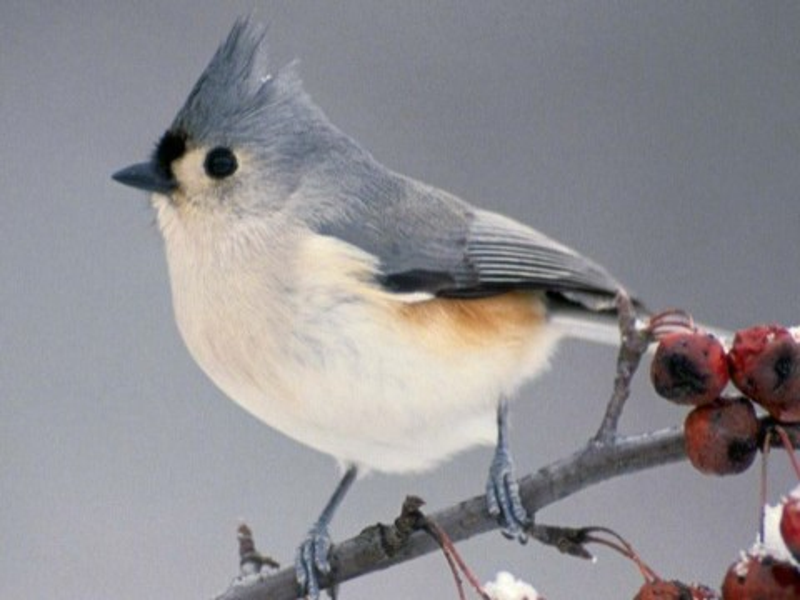
#> input picture session02a/processed/bird.png, 800 x 600 px, given in place of bird.jpg, which was not available
$ python editing.py
#> lines starting #> are read from the running program, lines starting #| are printed output that depends on the picture; pictures that were not available may be replaced by others from this repository, and a replacement may not be noted
import os
from PIL import Image
from PIL import ImageFilter

# load image
img_folder = "C:\\Users\\gumo8029\\PycharmProjects\\session2a-image\\raw"
img_path = os.path.join(img_folder, "bird.jpg")
img = Image.open(img_path)
#> img is the input picture: PIL image 800x600 RGB; mean R, G, B 144.4, 142.5, 146.8
# img.show()

# crop
print(img.size)
#| (800, 600)
print("ho")
print(img.tile)

# coordinates: left up, right low
reg = (0, 100, 200, 300)
reg2 = (20, 120, 220, 320)
img_crop = img.crop(reg)
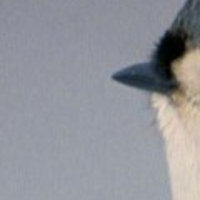
#> img_crop: PIL image 200x200 RGB; mean R, G, B 146.3, 147.6, 154.2
# img_crop.show()

# rotate
img_crop = img_crop.transpose(Image.ROTATE_180)
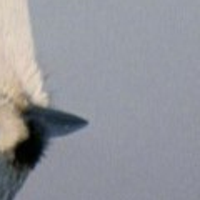
#> img_crop: PIL image 200x200 RGB; mean R, G, B 146.3, 147.6, 154.2
# [7 lines of commented-out code are left out]
width = img.width
#> width = 800
height = img.height
#> height = 600

# center coords
center = (width / 2, height / 2)
#> center = (400, 300)
shortest_side = min([width, height])
#> shortest_side = 600

distance_from_center = shortest_side / 2
#> distance_from_center = 300

left = []
right = []

print(left,right)

for number in center:
    left.append(number - distance_from_center)
    right.append(number + distance_from_center)
#> after the loop, left = [100, 0]; right = [700, 600]

print(left,right)
#| [100.0, 0.0] [700.0, 600.0]
img_square = img.crop((left[0], left[1], right[0], right[1]))
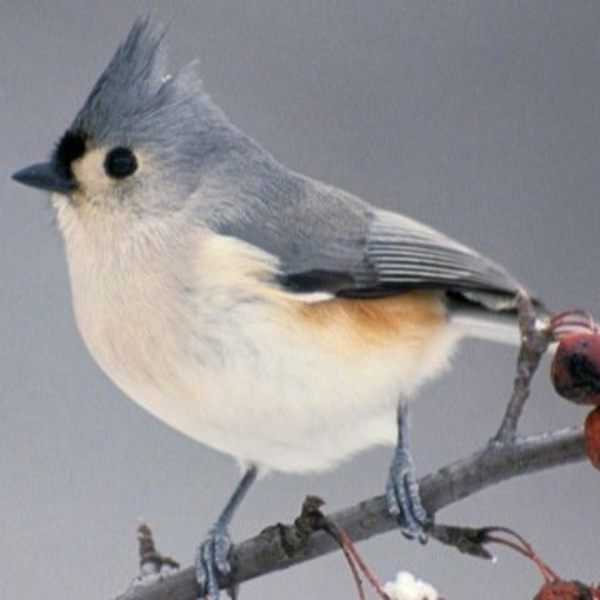
#> img_square: PIL image 600x600 RGB; mean R, G, B 148.1, 146.7, 149.9
# img_square.show()

img_rsz = img_square.resize((100, 100))
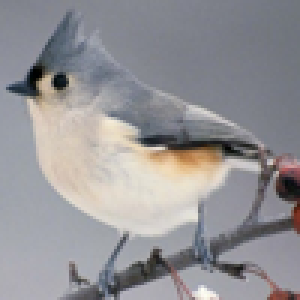
#> img_rsz: PIL image 100x100 RGB (shown 3 times larger); mean R, G, B 148.2, 146.8, 149.9
# img_rsz.show()

# convert to b/w
blw = img.convert("L")
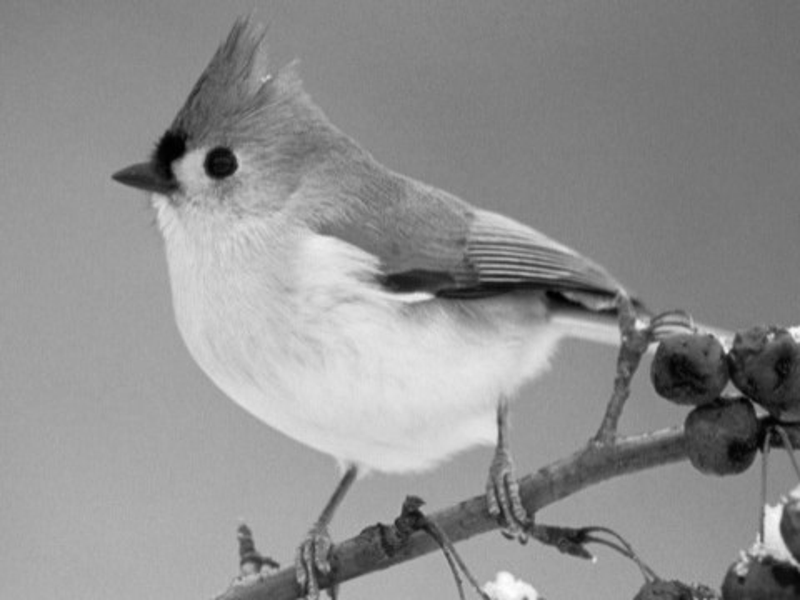
#> blw: PIL image 800x600 L; min 0, max 253, mean 143.6

# apply filter
img_enh = img.filter(ImageFilter.EDGE_ENHANCE)
# img_enh.show()

# Point transforms
img_contrast = img.point(lambda i: i * 1.3)
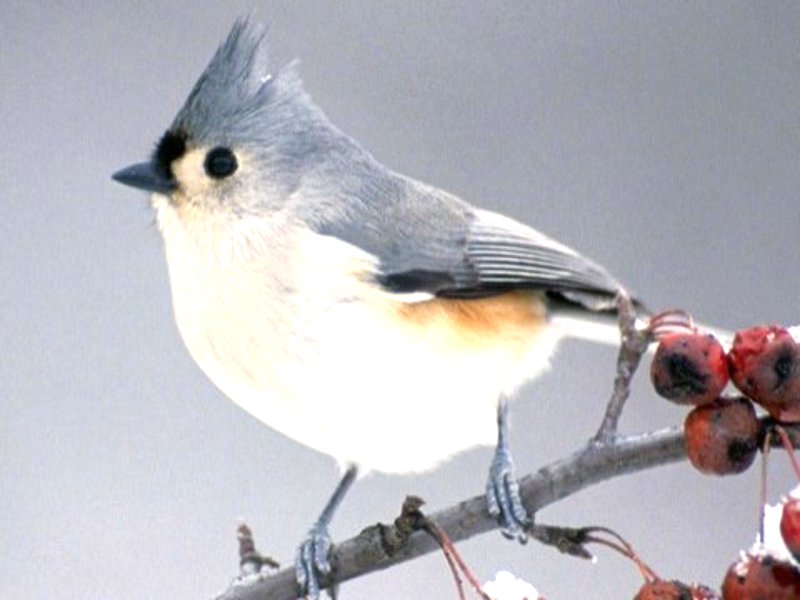
#> img_contrast: PIL image 800x600 RGB; mean R, G, B 183.9, 183.1, 189.9
# img_contrast.show()

$ run again, with session02a/processed/baby.png copied over session02a/processed/bird.png
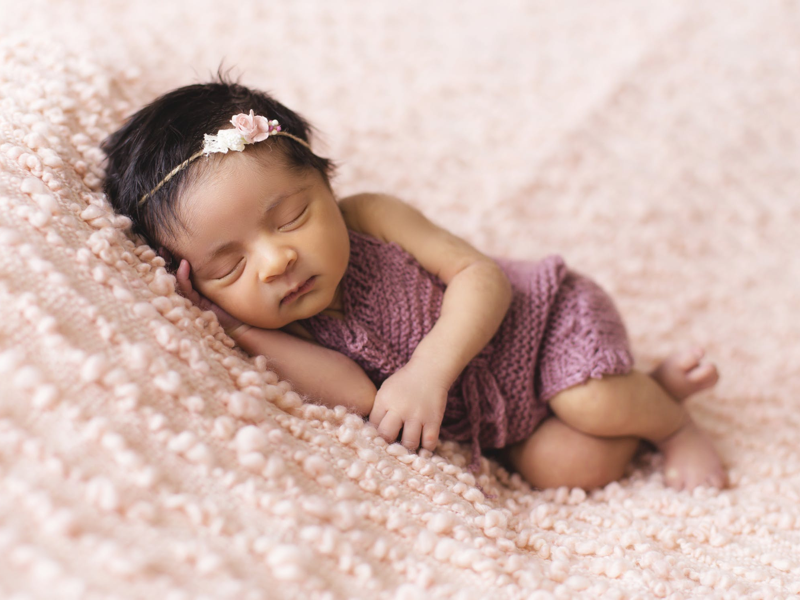
#> input picture session02a/processed/baby.png, 800 x 600 px, given in place of bird.jpg, which was not available
#> img is the input picture: PIL image 800x600 RGB; mean R, G, B 208.3, 181.2, 173.4
#| (800, 600)
#| [100.0, 0.0] [700.0, 600.0]
#> `img_rsz = img_square.resize((100, 100))`:
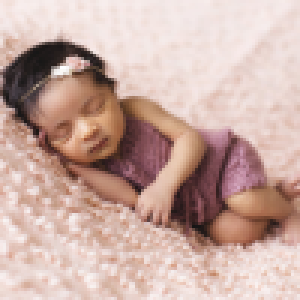
#> img_rsz: PIL image 100x100 RGB (shown 3 times larger); mean R, G, B 200.5, 171.5, 163.1
#> `img_contrast = img.point(lambda i: i * 1.3)`:
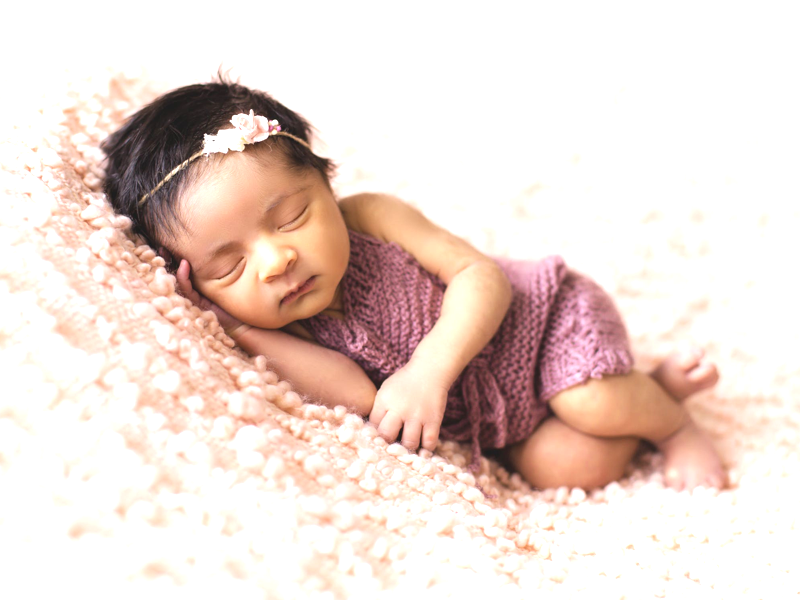
#> img_contrast: PIL image 800x600 RGB; mean R, G, B 235.5, 218.3, 211.2
